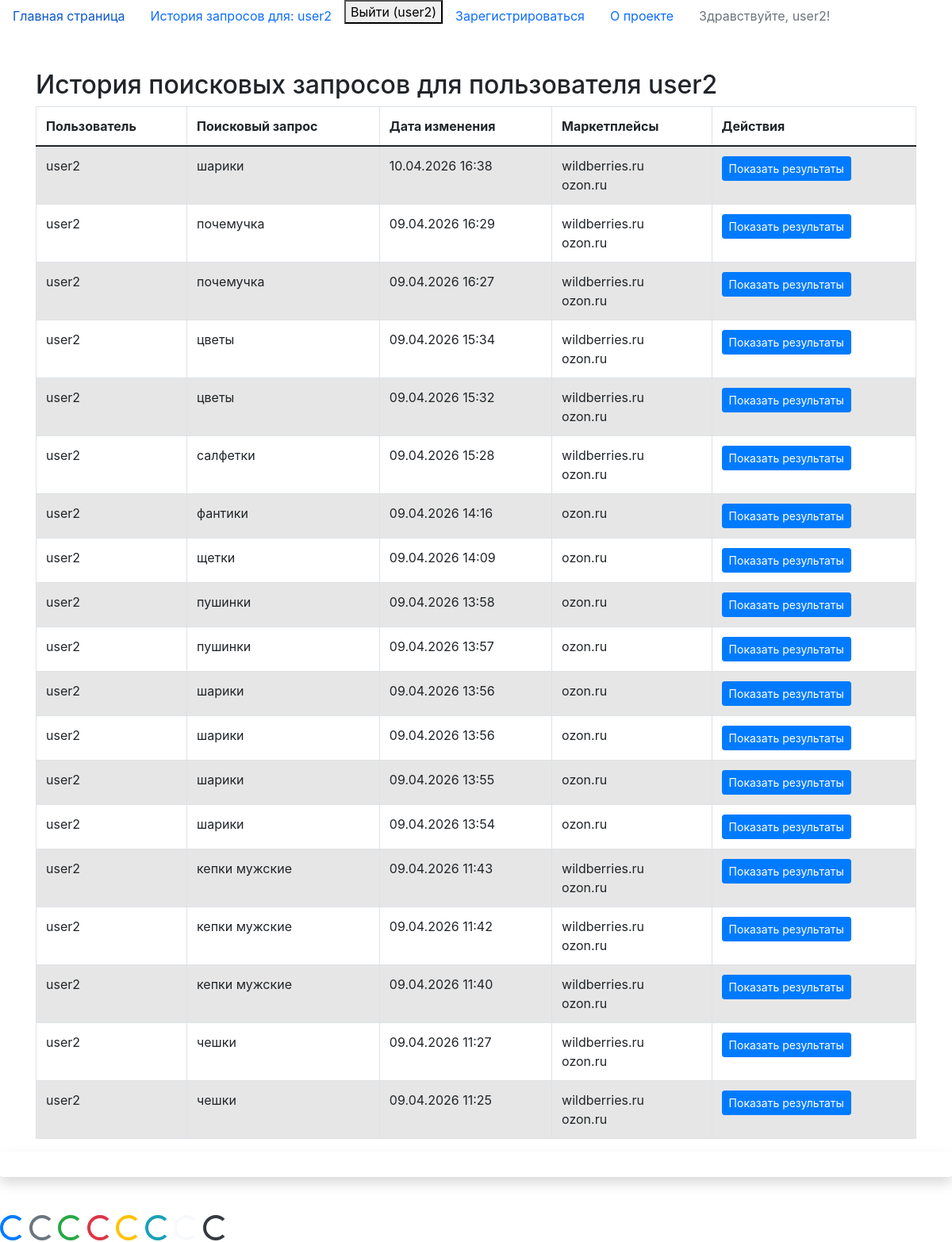
Screenshot of /query_list/ (signed in) with the database file from the repository.
### custom_user_app/models/CustomUser.py (models this page shows, shortened)
class CustomUser(AbstractUser):
    """Поле имени пользователя: уникальное, максимум 70 символов."""
    username = models.CharField(
        max_length=70,
        unique=True,
        verbose_name="Имя пользователя.",
    )
    """Поле электронной почты: уникальное, валидируется как email."""
    email = models.EmailField(unique=True, verbose_name="Электронная почта")
    """Дата и время создания записи (устанавливается один раз при создании)."""
    created_at = models.DateTimeField(
        auto_now_add=True, verbose_name="Создано"
    )
    """Дата и время последнего обновления записи (автоматически обновляется при сохранении)."""
    updated_at = models.DateTimeField(auto_now=True, verbose_name="Изменено")
    USERNAME_FIELD = "username"  # Поле, используемое для аутентификации (вместо email)
    REQUIRED_FIELDS = ["email"]  # Список полей, запрашиваемых при создании пользователя через createsuperuser
    objects = CustomUserManager()  # Использование кастомного менеджера пользователей

### web_scraping/models/searchers.py (models this page shows, shortened)
class Searchers(BaseModel):
    class Meta:
        verbose_name = "Запрос"  # Человекочитаемое имя модели в единственном числе
        verbose_name_plural = "Запросы"  # Человекочитаемое имя модели во множественном числе
    """Связь с моделью CustomUser. Указывает, какой пользователь сделал запрос.
    При удалении пользователя все его поисковые запросы также будут удалены (CASCADE)."""
    user = models.ForeignKey(
        CustomUser,
        on_delete=models.CASCADE,
        verbose_name="Пользователь",
    )
    """Текст поискового запроса. Максимальная длина — 100 символов.
    Минимальное количество символов — 2 (проверяется валидатором MinLengthValidator)."""
    query = models.CharField(
        max_length=100,
        verbose_name="Поисковый запрос",
        validators=[MinLengthValidator(2)],
    )
    """Связь многие‑ко‑многим с моделью Product. Указывает на товары,
    найденные по данному запросу. related_name позволяет обращаться
    к запросам из объекта Product через атрибут 'searches'."""
    products = models.ManyToManyField(
        Product,
        related_name="searches",
        verbose_name="Найденные товары",
    )
    """Связь многие‑ко‑многим с моделью Marketplace. Указывает,
    на каких маркетплейсах производился поиск по запросу.
    related_name позволяет обращаться к запросам из объекта Marketplace
    через атрибут 'searches'."""
    marketplaces = models.ManyToManyField(
        Marketplace,
        related_name="searches",
        verbose_name="Маркетплейсы для поиска",
    )

### web_scraping/models/marketplace.py (models this page shows, shortened)
class Marketplace(BaseModel):
    class Meta:
        verbose_name = "Маркетплейс"  # Человекочитаемое имя модели в единственном числе
        verbose_name_plural = "Маркетплейсы"  # Человекочитаемое имя модели во множественном числе
    """Название маркетплейса. Максимальная длина — 100 символов."""
    name = models.CharField(
        max_length=100,
        verbose_name="Название маркетплейса",
    )
    """Базовый URL маркетплейса. Поле автоматически валидирует корректность URL."""
    base_url = models.URLField(verbose_name="Базовый URL")

### web_scraping/views/query_list.py (the view, shortened to what this page needs)
# urls.py: path("query_list/", query_list, name="query_list"),
@login_required(login_url="login")
def query_list(request):
    if request.user.is_superuser:
        searchers = Searchers.objects.all().order_by("-id")
    else:
        searchers = Searchers.objects.filter(user=request.user).order_by("-id")
    marketplaces = Marketplace.objects.all()
    context = {
        "marketplaces": marketplaces,  # Список маркетплейсов
        "searchers": searchers,      # Список поисковых запросов
        "current_user": request.user  # Текущий пользователь
    }
    return render(
        request,
        "web_scarping/search_list.html",
        context=context,
    )

### web_scraping/templates/web_scarping/search_list.html (shortened to what this page needs)
{% extends 'web_scarping/base.html' %}
{% block body %}
<div class="container mt-5">
    <h2>История поисковых запросов для пользователя {{ user.username }}</h2>
    <div class="row">
        <div class="col-md-12">
            <table class="table table-striped table-bordered">
                <thead>
                    <tr>
                        <th>Пользователь</th>
                        <th>Поисковый запрос</th>
                        <th>Дата изменения</th>
                        <th>Маркетплейсы</th>
                        <th>Действия</th>
                    </tr>
                </thead>
                <tbody>
                    {% for search in searchers %}
                    <tr>
                        <td>{{ search.user.username }}</td>
                        <td>{{ search.query }}</td>
                        <td>{{ search.updated_at|date:"d.m.Y H:i" }}</td>
                        <td>
                            {% for marketplace in search.marketplaces.all %}
                                {{ marketplace.name }}<br>
                            {% empty %}
                                Маркетплейсы не выбраны
                            {% endfor %}
                        </td>
                        <td>
                            <a href="{% url 'query_result' search.id %}"
                               class="btn btn-primary btn-sm">
                                 Показать результаты
                            </a>
                        </td>
                    </tr>
                    {% empty %}
                    <tr>
                        <td colspan="5" class="text-center">
                            Записей не найдено
                        </td>
                    </tr>
                    {% endfor %}
                </tbody>
            </table>
        </div>
    </div>
</div>
{% endblock %}

### web_scraping/templates/web_scarping/base.html (shortened to what this page needs)
<!DOCTYPE html>
<html lang="ru">
<head>
    <link href="https://cdn.jsdelivr.net/npm/bootstrap@5.0.2/dist/css/bootstrap.min.css"
          rel="stylesheet"
>
    <link href="https://stackpath.bootstrapcdn.com/bootstrap/4.5.2/css/bootstrap.min.css" rel="stylesheet">
    <nav>
        <ul class="nav">
            <li class="nav-item">
                <a class="nav-link active" aria-current="page" href="{% url 'index' %}">Главная страница</a>
            </li>
            <li class="nav-item">
                <a class="nav-link" href="{% url 'query_list' %}">История запросов для: {{ user.username }}</a>
            </li>
            <li class="nav-item">
                {% if user.is_authenticated %}
                    <form method="post" action="{% url 'logout' %}">
                        <button type="submit">Выйти ({{ user.username }})</button>
                    </form>
                {% else %}
                    <a class="nav-link" href="{% url 'login' %}">Авторизоваться</a>
                {% endif %}
            </li>
            <li class="nav-item">
                <a class="nav-link" href="{% url 'register' %}">Зарегистрироваться</a>
            </li>
            <li class="nav-item">
                <a class="nav-link" href="{% url 'about' %}">О проекте</a>
            </li>
            <li class="nav-item">
                {% if user.is_authenticated %}
                    {% if user.is_superuser %}
                        <a class="nav-link text-primary" href="/admin/">
                            <strong>Админ-панель</strong> | Здравствуйте, {{ user.username }}!
                        </a>
                    {% else %}
                        <a class="nav-link disabled">Здравствуйте, {{ user.username }}!</a>
                    {% endif %}
                {% else %}
                    <a class="nav-link disabled">Добро пожаловать, советую авторизоваться!</a>
                {% endif %}
            </li>
        </ul>
    </nav>
</head>
<body>
    {% block body %}
    {% endblock %}
</body>
{% block footer %}
    <footer>
        <p class="shadow p-3 mb-5 bg-body-tertiary rounded">
        <div class="spinner-border text-primary" role="status">
        </div>
        <div class="spinner-border text-secondary" role="status">
        </div>
        <div class="spinner-border text-success" role="status">
        </div>
        <div class="spinner-border text-danger" role="status">
        </div>
        <div class="spinner-border text-warning" role="status">
        </div>
        <div class="spinner-border text-info" role="status">
        </div>
        <div class="spinner-border text-light" role="status">
        </div>
        <div class="spinner-border text-dark" role="status">
        </div>
    </footer>
{% endblock %}
</html>

### rows the page displays
CustomUser: username "user2"
Searchers: user.username "user2", query "шарики", updated_at "10.04.2026 16:38"
Marketplace: name "wildberries.ru"
Marketplace: name "ozon.ru"
Searchers: user.username "user2", query "почемучка", updated_at "09.04.2026 16:29"
Searchers: user.username "user2", query "почемучка", updated_at "09.04.2026 16:27"
Searchers: user.username "user2", query "цветы", updated_at "09.04.2026 15:34"
Searchers: user.username "user2", query "цветы", updated_at "09.04.2026 15:32"
Searchers: user.username "user2", query "салфетки", updated_at "09.04.2026 15:28"
Searchers: user.username "user2", query "фантики", updated_at "09.04.2026 14:16"
Searchers: user.username "user2", query "щетки", updated_at "09.04.2026 14:09"
Searchers: user.username "user2", query "пушинки", updated_at "09.04.2026 13:58"
Searchers: user.username "user2", query "пушинки", updated_at "09.04.2026 13:57"
Searchers: user.username "user2", query "шарики", updated_at "09.04.2026 13:56"
Searchers: user.username "user2", query "шарики", updated_at "09.04.2026 13:56"
Searchers: user.username "user2", query "шарики", updated_at "09.04.2026 13:55"
Searchers: user.username "user2", query "шарики", updated_at "09.04.2026 13:54"
Searchers: user.username "user2", query "кепки мужские", updated_at "09.04.2026 11:43"
Searchers: user.username "user2", query "кепки мужские", updated_at "09.04.2026 11:42"
Searchers: user.username "user2", query "кепки мужские", updated_at "09.04.2026 11:40"
Searchers: user.username "user2", query "чешки", updated_at "09.04.2026 11:27"
Searchers: user.username "user2", query "чешки", updated_at "09.04.2026 11:25"
